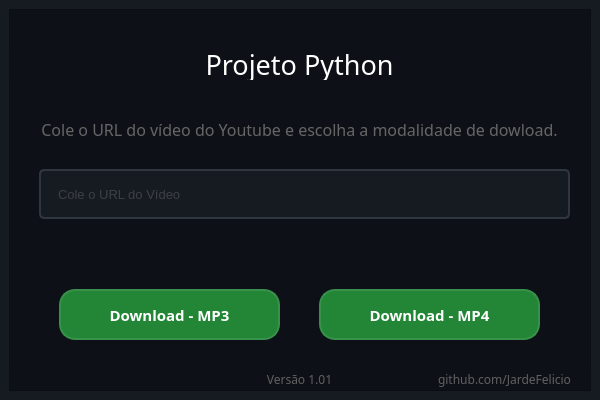
<?xml version="1.0" encoding="UTF-8"?>
<ui version="4.0">
 <class>YTDowload</class>
 <widget class="QMainWindow" name="YTDowload">
  <property name="geometry">
   <rect>
    <x>0</x>
    <y>0</y>
    <width>600</width>
    <height>400</height>
   </rect>
  </property>
  <property name="minimumSize">
   <size>
    <width>600</width>
    <height>400</height>
   </size>
  </property>
  <property name="maximumSize">
   <size>
    <width>600</width>
    <height>400</height>
   </size>
  </property>
  <property name="cursor">
   <cursorShape>ArrowCursor</cursorShape>
  </property>
  <property name="windowTitle">
   <string>YT-Download</string>
  </property>
  <property name="windowIcon">
   <iconset>
    <normaloff>git.ico</normaloff>git.ico</iconset>
  </property>
  <property name="styleSheet">
   <string notr="true">background-color: rgb(0, 0, 0
);</string>
  </property>
  <widget class="QWidget" name="centralwidget">
   <property name="minimumSize">
    <size>
     <width>600</width>
     <height>400</height>
    </size>
   </property>
   <property name="maximumSize">
    <size>
     <width>600</width>
     <height>400</height>
    </size>
   </property>
   <property name="styleSheet">
    <string notr="true">background-color: rgb(22, 27,34 );</string>
   </property>
   <layout class="QGridLayout" name="gridLayout">
    <item row="0" column="0">
     <widget class="QFrame" name="frame">
      <property name="maximumSize">
       <size>
        <width>600</width>
        <height>400</height>
       </size>
      </property>
      <property name="styleSheet">
       <string notr="true">background-color: rgb(13,17,23);</string>
      </property>
      <property name="frameShape">
       <enum>QFrame::StyledPanel</enum>
      </property>
      <property name="frameShadow">
       <enum>QFrame::Raised</enum>
      </property>
      <widget class="QPushButton" name="btnMP4">
       <property name="geometry">
        <rect>
         <x>310</x>
         <y>280</y>
         <width>221</width>
         <height>51</height>
        </rect>
       </property>
       <property name="maximumSize">
        <size>
         <width>250</width>
         <height>250</height>
        </size>
       </property>
       <property name="font">
        <font>
         <family>Arial Black</family>
         <pointsize>11</pointsize>
         <weight>75</weight>
         <bold>true</bold>
        </font>
       </property>
       <property name="focusPolicy">
        <enum>Qt::StrongFocus</enum>
       </property>
       <property name="styleSheet">
        <string notr="true">QPushButton {	
	background-color: rgb(35, 134,54 );
	border: 2px solid rgb(55, 145,74 );
    color:rgb(255, 255,255 );
	border-radius: 16px;
}
QPushButton:hover {	
	background-color: rgb(46, 160, 67);
	border: 2px solid rgb(55, 145,74 );
}
QPushButton:pressed {	
	background-color: rgb(35, 134,54 );
	border: 2px solid rgb(55, 145,74 );
	color:rgb(255, 255,255 );
}</string>
       </property>
       <property name="text">
        <string>Download - MP4</string>
       </property>
      </widget>
      <widget class="QLabel" name="textVersao">
       <property name="geometry">
        <rect>
         <x>-10</x>
         <y>360</y>
         <width>601</width>
         <height>21</height>
        </rect>
       </property>
       <property name="font">
        <font>
         <family>Montserrat Medium</family>
         <pointsize>9</pointsize>
         <weight>50</weight>
         <bold>false</bold>
        </font>
       </property>
       <property name="styleSheet">
        <string notr="true">color: rgb(96,96,96)</string>
       </property>
       <property name="text">
        <string>Versão 1.01</string>
       </property>
       <property name="alignment">
        <set>Qt::AlignCenter</set>
       </property>
      </widget>
      <widget class="QLabel" name="textBuild">
       <property name="geometry">
        <rect>
         <x>400</x>
         <y>360</y>
         <width>191</width>
         <height>21</height>
        </rect>
       </property>
       <property name="font">
        <font>
         <family>Montserrat Medium</family>
         <pointsize>9</pointsize>
         <weight>50</weight>
         <bold>false</bold>
        </font>
       </property>
       <property name="styleSheet">
        <string notr="true">color: rgb(96,96,96)</string>
       </property>
       <property name="text">
        <string>github.com/JardeFelicio</string>
       </property>
       <property name="alignment">
        <set>Qt::AlignCenter</set>
       </property>
      </widget>
      <widget class="QLabel" name="projeto_Python">
       <property name="geometry">
        <rect>
         <x>-10</x>
         <y>40</y>
         <width>601</width>
         <height>31</height>
        </rect>
       </property>
       <property name="font">
        <font>
         <family>Montserrat SemiBold</family>
         <pointsize>20</pointsize>
        </font>
       </property>
       <property name="layoutDirection">
        <enum>Qt::LeftToRight</enum>
       </property>
       <property name="styleSheet">
        <string notr="true">	color: rgb(255, 255,255 )</string>
       </property>
       <property name="text">
        <string>Projeto Python</string>
       </property>
       <property name="alignment">
        <set>Qt::AlignCenter</set>
       </property>
      </widget>
      <widget class="QLabel" name="textResumo">
       <property name="geometry">
        <rect>
         <x>30</x>
         <y>110</y>
         <width>521</width>
         <height>21</height>
        </rect>
       </property>
       <property name="font">
        <font>
         <family>Montserrat Medium</family>
         <pointsize>12</pointsize>
         <weight>50</weight>
         <bold>false</bold>
        </font>
       </property>
       <property name="layoutDirection">
        <enum>Qt::LeftToRight</enum>
       </property>
       <property name="styleSheet">
        <string notr="true">color: rgb(101,101,101)</string>
       </property>
       <property name="text">
        <string>Cole o URL do vídeo do Youtube e escolha a modalidade de dowload.</string>
       </property>
       <property name="alignment">
        <set>Qt::AlignCenter</set>
       </property>
      </widget>
      <widget class="QLineEdit" name="lineEditLink">
       <property name="geometry">
        <rect>
         <x>30</x>
         <y>160</y>
         <width>531</width>
         <height>50</height>
        </rect>
       </property>
       <property name="font">
        <font>
         <family>Segoe UI</family>
         <pointsize>10</pointsize>
        </font>
       </property>
       <property name="styleSheet">
        <string notr="true">QLineEdit {
	border: 2px solid rgb(48, 54, 61);
	border-radius: 5px;
	padding: 15px;
	background-color: rgb(22, 27, 34);	
	color: rgb(100, 100, 100);
}
QLineEdit:hover {
	border: 2px solid rgb(34, 77,135 );
	background-color: rgb(20, 35, 58);	
}
QLineEdit:focus {
	border: 2px solid rgb(94, 55,255 );	

}</string>
       </property>
       <property name="maxLength">
        <number>150</number>
       </property>
       <property name="placeholderText">
        <string>Cole o URL do Vídeo</string>
       </property>
      </widget>
      <widget class="QPushButton" name="btnMP3">
       <property name="geometry">
        <rect>
         <x>50</x>
         <y>280</y>
         <width>221</width>
         <height>51</height>
        </rect>
       </property>
       <property name="maximumSize">
        <size>
         <width>250</width>
         <height>250</height>
        </size>
       </property>
       <property name="font">
        <font>
         <family>Arial Black</family>
         <pointsize>11</pointsize>
         <weight>75</weight>
         <bold>true</bold>
        </font>
       </property>
       <property name="focusPolicy">
        <enum>Qt::StrongFocus</enum>
       </property>
       <property name="styleSheet">
        <string notr="true">QPushButton {	
	background-color: rgb(35, 134,54 );
	border: 2px solid rgb(55, 145,74 );
    color:rgb(255, 255,255 );
	border-radius: 16px;
}
QPushButton:hover {	
	background-color: rgb(46, 160, 67);
	border: 2px solid rgb(55, 145,74 );
}
QPushButton:pressed {	
	background-color: rgb(35, 134,54 );
	border: 2px solid rgb(55, 145,74 );
	color:rgb(255, 255,255 );
}</string>
       </property>
       <property name="text">
        <string>Download - MP3</string>
       </property>
      </widget>
      <widget class="QLabel" name="textInfo">
       <property name="geometry">
        <rect>
         <x>30</x>
         <y>220</y>
         <width>521</width>
         <height>21</height>
        </rect>
       </property>
       <property name="font">
        <font>
         <family>Montserrat Medium</family>
         <pointsize>8</pointsize>
         <weight>50</weight>
         <bold>false</bold>
        </font>
       </property>
       <property name="layoutDirection">
        <enum>Qt::LeftToRight</enum>
       </property>
       <property name="styleSheet">
        <string notr="true">color: rgb(101,101,101)</string>
       </property>
       <property name="text">
        <string/>
       </property>
       <property name="alignment">
        <set>Qt::AlignCenter</set>
       </property>
      </widget>
      <widget class="QLabel" name="icone">
       <property name="geometry">
        <rect>
         <x>150</x>
         <y>40</y>
         <width>31</width>
         <height>31</height>
        </rect>
       </property>
       <property name="text">
        <string/>
       </property>
       <property name="pixmap">
        <pixmap>git_white.ico</pixmap>
       </property>
       <property name="scaledContents">
        <bool>true</bool>
       </property>
      </widget>
      <widget class="QLabel" name="textInfoMotiv">
       <property name="geometry">
        <rect>
         <x>30</x>
         <y>240</y>
         <width>521</width>
         <height>21</height>
        </rect>
       </property>
       <property name="font">
        <font>
         <family>Montserrat Medium</family>
         <pointsize>8</pointsize>
         <weight>50</weight>
         <bold>false</bold>
        </font>
       </property>
       <property name="layoutDirection">
        <enum>Qt::LeftToRight</enum>
       </property>
       <property name="styleSheet">
        <string notr="true">color: rgb(101,101,101)</string>
       </property>
       <property name="text">
        <string/>
       </property>
       <property name="alignment">
        <set>Qt::AlignCenter</set>
       </property>
      </widget>
     </widget>
    </item>
   </layout>
  </widget>
 </widget>
 <tabstops>
  <tabstop>btnMP4</tabstop>
 </tabstops>
 <resources/>
 <connections/>
</ui>
